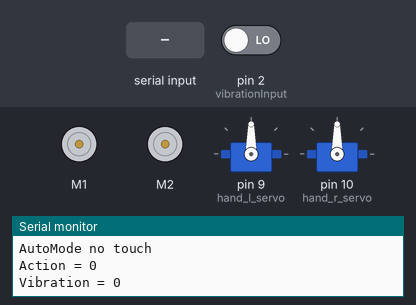
This sketch was run on a simulated Arduino Uno, built with avr-gcc and run on an emulated ATmega328P. Parts: 2 × DC motor (green arrow = forward, orange = backward, longer = faster), 2 × servo, the last lines printed to the serial monitor. Inputs (shaded band) come from the test bench; at power-on: pin 2 (vibrationInput) LOW. Random numbers use the default seed unless the sketch sets one.

Above: at 3.2 s.
3.3 s: "w" received over Serial
At 3.8 s:
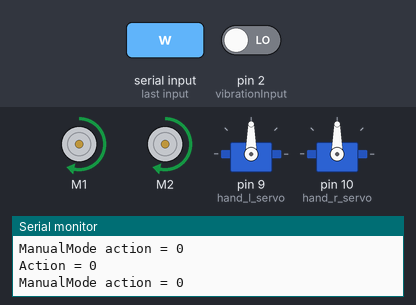
4.8 s: "s" received over Serial
At 5.5 s:
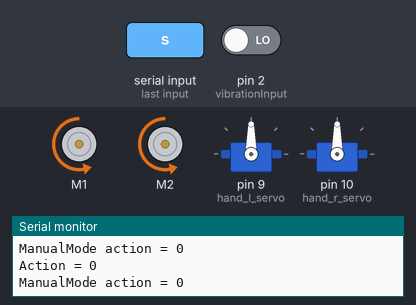
6.3 s: "a" received over Serial
At 7.3 s:
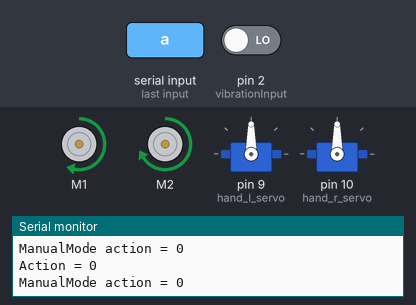
7.8 s: "A" received over Serial
At 8.8 s:
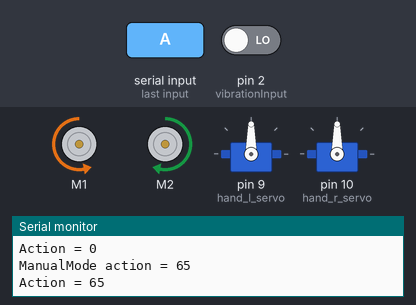
10.5 s: "d" received over Serial
At 11.7 s:
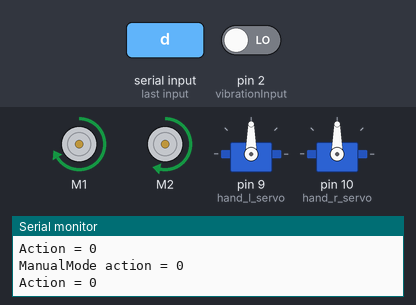
12.0 s: "D" received over Serial
At 13.0 s:
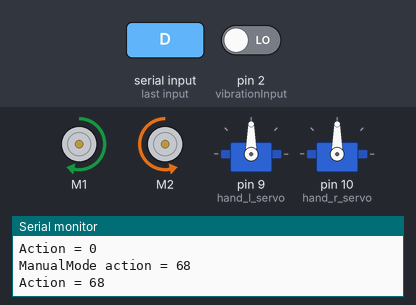
Timing chart, 0 to 15.0 s (numbered marks = the images above; inputs shaded):
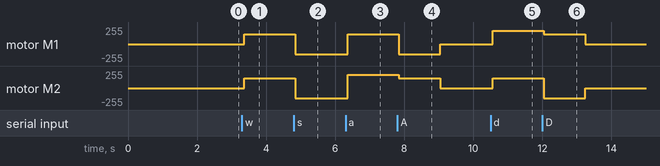

The sketch:

BoxController.ino
```cpp
#include <AFMotor.h>
#include <Servo.h>

int vibrationInput = 2;
volatile bool disableVibrationDetection = false;
volatile unsigned char vibration = 0;
int  key = 0;

//define the action code which will be executed under auto mode
int actions[] = { 'A', 'S', 'W', 'D'};

enum eBoxState {
  unknown = 0,// default value
  idle,       // box is idle
  manualMode, // manual mode, and waiting for next command
  autoMode,   // auto mode
  err
};
eBoxState boxState = autoMode;
unsigned long lastCmdTime = 0;

/*
 b_motor_stop(): stop motor
 b_motor_com():  for Manual Operator
 b_servo_ini();
 b_servo_com();
 b_skill();
 */


//-------------------define motor----------------------------------------------//
AF_DCMotor motorL(1,MOTOR12_8KHZ);  //connect to M1
AF_DCMotor motorR(2,MOTOR12_8KHZ);  //connect to M2
int motor_speed = 150; //[modifid]motor speed 150-200,---min:100;max:255
int motor_delay = 600; //[modifid]delay time in step
int motor_speed_increase = 50;//speed increase while turn left/right

//-------------------define servo----------------------------------------------//
Servo hand_l_servo;  // create servo object to control a servo
Servo hand_r_servo;  // create servo object to control a servo
int hand_l_pos = 90; //
int hand_r_pos = 90; //
int hand_delay = 1;  //[modifid] speed of hand

//------------------main program-----------------------------------------------//

void setup()
{
  Serial.begin(9600);

  b_motor_stop();
  b_servo_ini();

  //set up interrup on vibration pin,
  pinMode(vibrationInput, INPUT);
  attachInterrupt(digitalPinToInterrupt(vibrationInput), blink, RISING);

  delay(2000);  //waiting time

}


void loop()
{
  key = 0;

  if(Serial.available() > 0) {
    // Quit from auto mode, and set box state to waitingCmd
    boxState = manualMode;
    lastCmdTime = millis();
    key = Serial.read();
  }
  else{
    if( millis() - lastCmdTime > 6000 && boxState == manualMode ){
        // set the box state to the auto mode step0
        boxState = autoMode;
    }
  }

  int action = getAction( boxState );
  Serial.print("Action = ");
  Serial.println(action);
  if(action >= 30 && action <= 122) {
    detachInterrupt(digitalPinToInterrupt(vibrationInput));
    disableVibrationDetection = true;
    b_motor_com(action);
    b_servo_com(action);
    b_skill(action);

    disableVibrationDetection = false;
    delay(200);
    attachInterrupt(digitalPinToInterrupt(vibrationInput), blink, RISING);
  }


  // servo_test();
}

int getAction( eBoxState state){
  int action = 0;

  switch( state ){
    case autoMode:
        Serial.print("Vibration = ");
        Serial.println(vibration);
        if(vibration > 5){
          vibration = 0;
          int index = random( 0, 3);
          Serial.print("AutoMode random = ");
          Serial.println(index);
          action = actions[index];
          delay(300);
        }
        else{
          Serial.println("AutoMode no touch");
        }

      break;
    case manualMode:
      Serial.print("ManualMode action = ");
      Serial.println(key);
      action = key;
    case unknown:
    case idle:
    case err:
    default:
      break;
  }

  return action;
}

//---------------------------------motor-------------------------------//
//keyboard "w,a,s,d" for action;space for stop

void b_motor_stop(){
  motorL.run(RELEASE);
  motorR.run(RELEASE);
}

void b_motor_com(int keyword){
  //forward
  if(keyword=='w')
  {
    motorL.setSpeed(motor_speed);
    motorR.setSpeed(motor_speed);
    motorL.run(FORWARD);
    motorR.run(FORWARD);
  }
  //backward
  else if(keyword=='s'){
    motorL.setSpeed(motor_speed);
    motorR.setSpeed(motor_speed);
    motorL.run(BACKWARD);
    motorR.run(BACKWARD);
  }
  //turn left
  else if(keyword=='a'){
    motorL.setSpeed(motor_speed);
    motorR.setSpeed(motor_speed + motor_speed_increase);
    motorL.run(FORWARD);
    motorR.run(FORWARD);
  }
  //turn right
  else if(keyword=='d'){
    motorL.setSpeed(motor_speed + motor_speed_increase);
    motorR.setSpeed(motor_speed);
    motorL.run(FORWARD);
    motorR.run(FORWARD);
  }
  //forward step
  else if(keyword=='W')
  {
    motorL.setSpeed(motor_speed);
    motorR.setSpeed(motor_speed);
    motorL.run(FORWARD);
    motorR.run(FORWARD);
    delay(motor_delay);
    b_motor_stop();
  }
  //backward step
  else if(keyword=='S'){
    motorL.setSpeed(motor_speed);
    motorR.setSpeed(motor_speed);
    motorL.run(BACKWARD);
    motorR.run(BACKWARD);
    delay(motor_delay);
    b_motor_stop();
  }
  //turn left step
  else if(keyword=='A'){
    motorL.setSpeed(motor_speed);
    motorR.setSpeed(motor_speed);
    motorL.run(BACKWARD);
    motorR.run(FORWARD);
    delay(2*motor_delay);
    b_motor_stop();
  }
  //turn right step
  else if(keyword=='D'){
    motorL.setSpeed(motor_speed);
    motorR.setSpeed(motor_speed);
    motorL.run(FORWARD);
    motorR.run(BACKWARD);
    delay(2*motor_delay);
    b_motor_stop();
  }
  //Stop
  else if(keyword==' '){
    b_motor_stop();
  }
  else{
    b_motor_stop();
  }
}


//---------------------------------servo-------------------------------//
/*
Single click
 u - Left hand up
 i - Right hand up
 o - both hand up
 j - Left hand down
 k - Right hand down
 l - both hand down

 Double click: each hand sweep
 shift + key:  step action
 */

void b_servo_ini(){
  hand_l_servo.attach(9);  // attaches the servo on pin 9 to the servo object
  hand_r_servo.attach(10);  // attaches the servo on pin 10 to the servo object
  hand_l_servo.write(hand_l_pos);
  hand_r_servo.write(hand_r_pos);
}

void b_servo_com(int keyword){
  int pos;
  //left hand up
  if(keyword=='u')
  {
    for(pos = 0; pos < 180; pos += 1)
    {
      hand_l_servo.write(180-pos);
      delay(hand_delay);
    }
  }
  //left hand down
  else if(keyword=='j'){
    for(pos = 180; pos>=1; pos-=1)
    {
      hand_l_servo.write(180-pos);
      delay(hand_delay);
    }
  }

  //right hand up
  if(keyword=='i')
  {
    for(pos = 0; pos < 180; pos += 1)
    {
      hand_r_servo.write(pos);
      delay(hand_delay);
    }
  }
  //right hand down
  else if(keyword=='k'){
    for(pos = 180; pos>=1; pos-=1)
    {
      hand_r_servo.write(pos);
      delay(hand_delay);
    }
  }
  //both hand up
  else if(keyword=='o'){
    for(pos = 0; pos < 180; pos += 1)
    {
      hand_l_servo.write(180-pos);
      hand_r_servo.write(pos);
      delay(hand_delay);
    }
  }
  //both hand down
  else if(keyword=='l'){

    for(pos = 180; pos>=1; pos-=1)
    {
      hand_l_servo.write(180-pos);
      hand_r_servo.write(pos);
      delay(hand_delay);
    }
  }
  else  //left hand up step
  if(keyword=='U')
  {
    hand_l_pos -=10;
    hand_l_pos = max(hand_l_pos,0);
    hand_l_servo.write(hand_l_pos);
    delay(hand_delay);

  }
  //left hand down step
  else if(keyword=='J'){
    hand_l_pos +=10;
    hand_l_pos = min(hand_l_pos,180);
    hand_l_servo.write(hand_l_pos);
    delay(hand_delay);

  }

  //right hand up step
  if(keyword=='I')
  {
    hand_r_pos +=10;
    hand_r_pos = min(hand_r_pos,180);
    hand_r_servo.write(hand_r_pos);
    delay(hand_delay);
  }
  //right hand down step
  else if(keyword=='K'){
    hand_r_pos -=10;
    hand_r_pos = max(hand_r_pos,0);
    hand_r_servo.write(hand_r_pos);
    delay(hand_delay);
  }

  //both hand up step
  else if(keyword=='O'){
    hand_l_pos +=10;
    hand_r_pos +=10;
    hand_l_pos = max(hand_r_pos,0);
    hand_r_pos = min(hand_r_pos,180);
    hand_l_servo.write(180-hand_l_pos);
    hand_r_servo.write(hand_r_pos);
    delay(hand_delay);
  }
  //both hand down step
  else if(keyword=='L'){
    hand_l_pos -=10;
    hand_r_pos -=10;
    hand_l_pos = min(hand_r_pos,180);
    hand_r_pos = max(hand_r_pos,0);
    hand_l_servo.write(180-hand_l_pos);
    hand_r_servo.write(hand_r_pos);
    delay(hand_delay);
  }
  else{
    // no action
  }
}


void servo_test(){
  Serial.print("Left Pos:");
  Serial.print(hand_l_pos);
  Serial.print(" ; Right Pos:");
  Serial.println(hand_r_pos);
  delay(1000);
}

void b_skill(int keyword){
  int pos;
  //rush
  if(keyword=='f'){
    //both hand down
    for(pos = 90; pos>=1; pos-=1)
    {
      hand_l_servo.write(180-pos);
      hand_r_servo.write(pos);
      delay(hand_delay);
    }
    //go forward
    motorL.setSpeed(motor_speed);
    motorR.setSpeed(motor_speed);
    motorL.run(FORWARD);
    motorR.run(FORWARD);
    //both hand up
    for(pos = 0; pos < 180; pos += 1)
    {
      hand_l_servo.write(180-pos);
      hand_r_servo.write(pos);
      delay(hand_delay);
    }
    delay(500);
    b_motor_stop();
    delay(100);
  }
}

void blink(){   //中断函数blink()
  //if(!disableVibrationDetection)
    vibration++;    //一旦中断触发，state就不断自加
}
```

Measured:
- after the input at 3.3 s, motor M1, motor M2: stopped → forward 150/255 after 0.06 s
- after the input at 4.8 s, motor M1, motor M2: forward 150/255 → backward 150/255 at once
- after the input at 6.3 s, motor M1: backward 150/255 → forward 150/255 after 0.06 s; motor M2: backward 150/255 → forward 200/255 after 0.06 s
- after the input at 7.8 s, motor M1: forward 150/255 → backward 150/255 at once, → stopped 1.2 s later; motor M2: forward 200/255 → forward 150/255 at once, → stopped 1.2 s later
- after the input at 10.5 s, motor M1: stopped → forward 200/255 after 0.06 s; motor M2: stopped → forward 150/255 after 0.06 s
- after the input at 12.0 s, motor M1: forward 200/255 → forward 150/255 after 0.05 s, → stopped 1.2 s later; motor M2: forward 150/255 → backward 150/255 after 0.05 s, → stopped 1.2 s later
